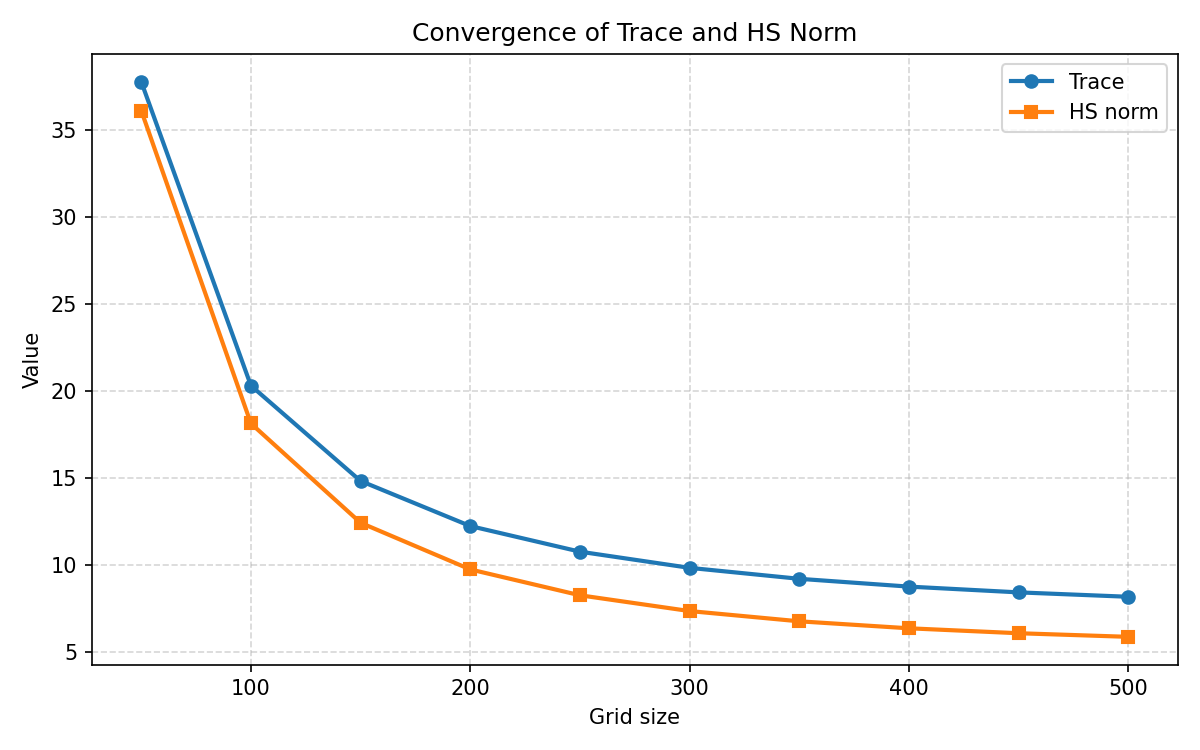

The script that saved this image:
import numpy as np
import matplotlib.pyplot as plt

def kernel(x, y, s=1.5):
    return (x + y) ** (-s)

def trapezoid_weights(a, b, n):
    h = (b - a) / (n - 1)
    w = np.ones(n) * h
    w[0] = w[-1] = h / 2
    return w

def compute_metrics(a=0.01, b=10.0, s=1.5, grid_sizes=None):
    if grid_sizes is None:
        grid_sizes = [50, 100, 150, 200, 250, 300, 350, 400, 450, 500]
    traces, hs_norms = [], []
    for n in grid_sizes:
        x = np.linspace(a, b, n)
        w = trapezoid_weights(a, b, n)

        # Kernel matrix
        K = kernel(x[:, None], x[None, :], s)

        # Trace ≈ sum of K(x_i, x_i) * w_i
        tr = np.sum(np.diag(K) * w)

        # HS norm^2 ≈ sum_{i,j} K(x_i, x_j)^2 * (w_i * w_j)
        hs2 = np.sum((K**2) * (w[:, None] * w[None, :]))
        hs = np.sqrt(hs2)

        traces.append(tr)
        hs_norms.append(hs)
    return grid_sizes, traces, hs_norms

def plot_convergence_png(filename="convergence_plot.png"):
    gs, traces, hs_norms = compute_metrics()
    plt.figure(figsize=(8, 5), dpi=150)
    plt.plot(gs, traces, marker='o', linewidth=2, label='Trace')
    plt.plot(gs, hs_norms, marker='s', linewidth=2, label='HS norm')
    plt.xlabel('Grid size')
    plt.ylabel('Value')
    plt.title('Convergence of Trace and HS Norm')
    plt.grid(True, linestyle='--', alpha=0.5)
    plt.legend()
    plt.tight_layout()
    plt.savefig(filename)
    plt.close()

if __name__ == "__main__":
    plot_convergence_png("convergence_plot.png")
